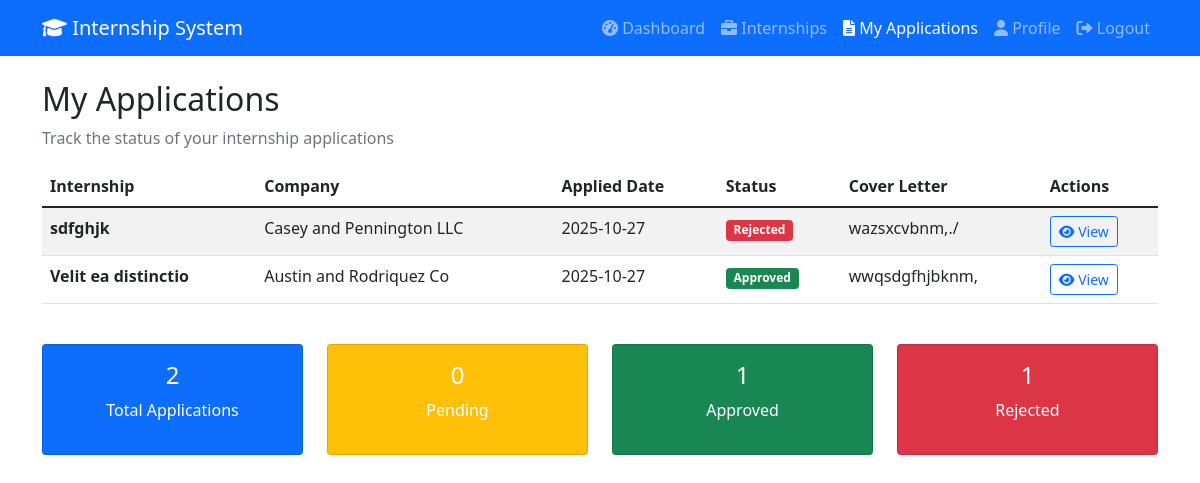
Before: /my-applications (signed in) with the older database file.
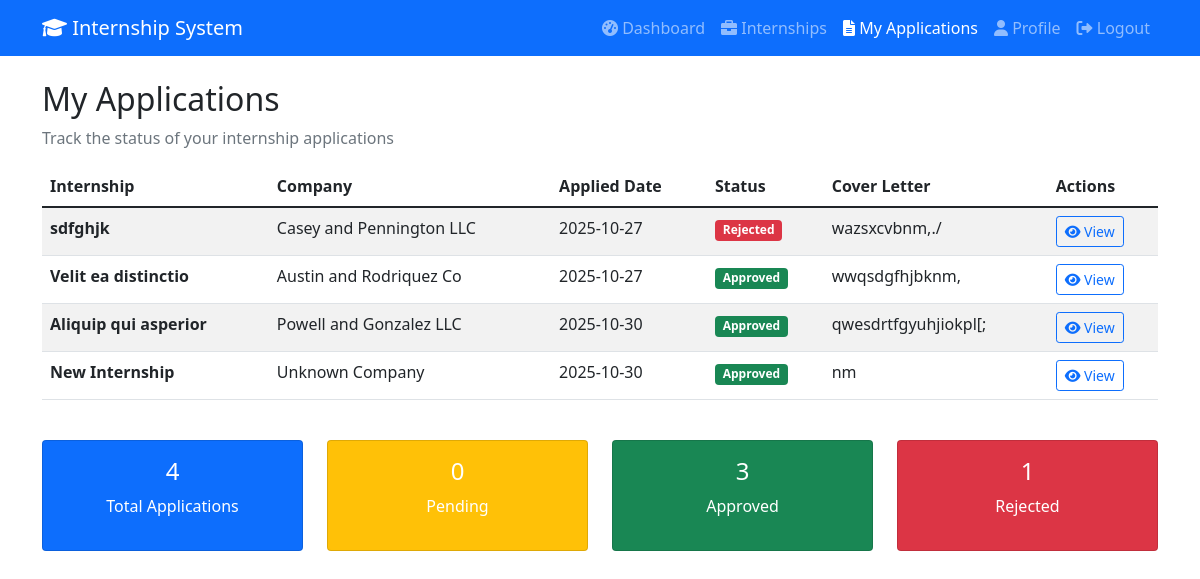
After: the same page with the newer database file.
### models.py (models this page shows)
class InternshipApplication(Base):
    __tablename__ = "internship_applications"
    id = Column(Integer, primary_key=True, index=True)
    student_id = Column(Integer, ForeignKey("users.id"), nullable=False)
    internship_id = Column(Integer, ForeignKey("internships.id"), nullable=False)
    application_date = Column(DateTime(timezone=True), server_default=func.now())
    status = Column(Enum(ApplicationStatus), default=ApplicationStatus.PENDING)
    cover_letter = Column(Text)
    resume_url = Column(String(500))
    student = relationship("User", back_populates="applications")
    internship = relationship("Internship", back_populates="applications")

class Internship(Base):
    __tablename__ = "internships"
    id = Column(Integer, primary_key=True, index=True)
    title = Column(String(255), nullable=False)
    description = Column(Text)
    company = Column(String(255), nullable=False)
    location = Column(String(255))
    duration = Column(String(100))
    stipend = Column(String(100))
    requirements = Column(Text)
    created_by = Column(Integer, ForeignKey("users.id"))
    created_at = Column(DateTime(timezone=True), server_default=func.now())
    is_active = Column(Boolean, default=True)
    deadline = Column(DateTime(timezone=True))
    creator = relationship("User", back_populates="created_internships")
    applications = relationship("InternshipApplication", back_populates="internship")
    tasks = relationship("Task", back_populates="internship")
    feedback = relationship("Feedback", back_populates="internship")

### app.py (the view)
@app.get("/my-applications", response_class=HTMLResponse)
async def my_applications_page(request: Request, db: Session = Depends(get_db)):
    try:
        user = await get_current_user_from_cookie(request, db)
        if user.role != "student":
            return RedirectResponse("/dashboard?error=Access+denied")
        applications = crud.get_student_applications_with_details(db, user.id)
        return templates.TemplateResponse("my_applications.html", {
            "request": request,
            "user": user,
            "applications": applications
        })
    except Exception as e:
        return RedirectResponse("/login")

### templates/my_applications.html (shortened to what the changed rows need)
<!DOCTYPE html>
<html lang="en">
<head>
    <link href="https://cdn.jsdelivr.net/npm/bootstrap@5.1.3/dist/css/bootstrap.min.css" rel="stylesheet">
    <link href="https://cdnjs.cloudflare.com/ajax/libs/font-awesome/6.0.0/css/all.min.css" rel="stylesheet">
</head>
<body>
    <div class="container mt-4">
        <h2>My Applications</h2>
        <div class="row">
            <div class="col-12">
                {% if applications %}
                <div class="table-responsive">
                    <table class="table table-striped">
                        <thead>
                            <tr>
                                <th>Internship</th>
                                <th>Company</th>
                                <th>Applied Date</th>
                                <th>Status</th>
                                <th>Cover Letter</th>
                                <th>Actions</th>
                            </tr>
                        </thead>
                        <tbody>
                            {% for application in applications %}
                            <tr>
                                <td>
                                    <strong>{{ application.internship.title if application.internship else 'Internship #' + application.internship_id|string }}</strong>
                                </td>
                                <td>
                                    {{ application.internship.company if application.internship else 'N/A' }}
                                </td>
                                <td>{{ application.application_date.strftime('%Y-%m-%d') }}</td>
                                <td>
                                    <span class="badge
                                        {% if application.status == 'pending' %}bg-warning
                                        {% elif application.status == 'approved' %}bg-success
                                        {% else %}bg-danger{% endif %}">
                                        {{ application.status|title }}
                                    </span>
                                </td>
                                <td>
                                    {% if application.cover_letter %}
                                    <span data-bs-toggle="tooltip" title="{{ application.cover_letter }}">
                                        {{ application.cover_letter[:100] }}{% if application.cover_letter|length > 100 %}...{% endif %}
                                    </span>
                                    {% else %}
                                    <span class="text-muted">No cover letter</span>
                                    {% endif %}
                                </td>
                                <td>
                                    <button class="btn btn-sm btn-outline-primary" onclick="viewApplication('{{ application.id }}')">
                                        <i class="fas fa-eye"></i> View
                                    </button>
                                </td>
                            </tr>
                            {% endfor %}
                        </tbody>
                    </table>
                </div>
                <div class="row mt-4">
                    <div class="col-md-3">
                        <div class="card text-white bg-primary">
                            <div class="card-body text-center">
                                <h4>{{ applications|length }}</h4>
                                <p>Total Applications</p>
                            </div>
                        </div>
                    </div>
                    <div class="col-md-3">
                        <div class="card text-white bg-warning">
                            <div class="card-body text-center">
                                <h4>{{ applications|selectattr('status', 'equalto', 'pending')|list|length }}</h4>
                                <p>Pending</p>
                            </div>
                        </div>
                    </div>
                    <div class="col-md-3">
                        <div class="card text-white bg-success">
                            <div class="card-body text-center">
                                <h4>{{ applications|selectattr('status', 'equalto', 'approved')|list|length }}</h4>
                                <p>Approved</p>
                            </div>
                        </div>
                    </div>
                    <div class="col-md-3">
                        <div class="card text-white bg-danger">
                            <div class="card-body text-center">
                                <h4>{{ applications|selectattr('status', 'equalto', 'rejected')|list|length }}</h4>
                                <p>Rejected</p>
                            </div>
                        </div>
                    </div>
                </div>
                {% endif %}
            </div>
        </div>
    </div>
</body>
</html>

Changed rows visible on the page:
added InternshipApplication: internship "Aliquip qui asperior", internship "Powell and Gonzalez LLC", application_date "2025-10-30", status "Approved", cover_letter "qwesdrtfgyuhjiokpl[;"
added InternshipApplication: internship "New Internship", internship "Unknown Company", application_date "2025-10-30", status "Approved", cover_letter "nm"
Other visible differences:
{{ applications|length }}: "2" → "4"
{{ applications|selectattr('status', 'equalto', 'approved')|list|length }}: "1" → "3"
